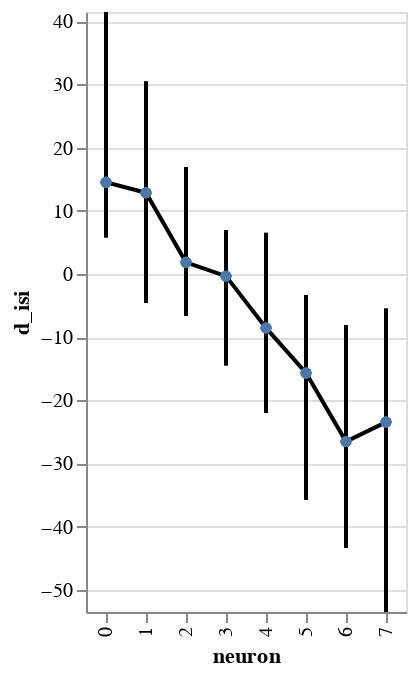

Notebook source saved alongside this figure:
### Code cell
chart_p = visualization.plot_posterior(df=df_both, title=f'd_{y}', x='neuron', )
chart_p

### Figure 1 — Vega-Lite specification as saved in the notebook (floating-point values rounded to 4 significant figures)
{"config": {"view": {"continuousWidth": 400, "continuousHeight": 300}}, "layer": [{"mark": {"type": "rule", "size": 2}, "encoding": {"x": {"type": "ordinal", "field": "neuron"}, "y": {"type": "quantitative", "axis": {"orient": "left", "title": ""}, "field": "lower interval", "scale": {"domain": [-53.53, 41.45], "zero": true}}, "y2": {"field": "higher interval"}}}, {"mark": {"type": "line", "clip": true, "color": "black", "fill": null, "point": true}, "encoding": {"x": {"type": "ordinal", "field": "neuron"}, "y": {"type": "quantitative", "axis": {"orient": "left"}, "field": "center interval", "scale": {"domain": [-53.53, 41.45], "zero": true}, "title": "d_isi"}}}], "data": {"name": "data-2f7eca2fef27ec4db69fe7f273c5bfe3"}, "$schema": "https://vega.github.io/schema/vega-lite/v4.8.1.json", "datasets": {"data-2f7eca2fef27ec4db69fe7f273c5bfe3": [{"neuron": 0, "mouse_code": 0, "lower interval": 5.788, "higher interval": 41.45, "center interval": 14.5, "isi diff": -0.01434}, {"neuron": 0, "mouse_code": 1, "lower interval": 5.788, "higher interval": 41.45, "center interval": 14.5, "isi diff": -0.008906}, {"neuron": 0, "mouse_code": 2, "lower interval": 5.788, "higher interval": 41.45, "center interval": 14.5, "isi diff": -0.03439}, {"neuron": 0, "mouse_code": 3, "lower interval": 5.788, "higher interval": 41.45, "center interval": 14.5, "isi diff": -0.003075}, {"neuron": 1, "mouse_code": 0, "lower interval": -4.588, "higher interval": 30.43, "center interval": 12.83, "isi diff": -0.0009039}, {"neuron": 1, "mouse_code": 1, "lower interval": -4.588, "higher interval": 30.43, "center interval": 12.83, "isi diff": -0.008726}, {"neuron": 1, "mouse_code": 2, "lower interval": -4.588, "higher interval": 30.43, "center interval": 12.83, "isi diff": -0.02245}, {"neuron": 1, "mouse_code": 3, "lower interval": -4.588, "higher interval": 30.43, "center interval": 12.83, "isi diff": -0.01294}, {"neuron": 2, "mouse_code": 0, "lower interval": -6.633, "higher interval": 16.89, "center interval": 1.829, "isi diff": -0.002377}, {"neuron": 2, "mouse_code": 1, "lower interval": -6.633, "higher interval": 16.89, "center interval": 1.829, "isi diff": -0.005}, {"neuron": 2, "mouse_code": 2, "lower interval": -6.633, "higher interval": 16.89, "center interval": 1.829, "isi diff": -0.01139}, {"neuron": 2, "mouse_code": 3, "lower interval": -6.633, "higher interval": 16.89, "center interval": 1.829, "isi diff": -0.0008194}, {"neuron": 3, "mouse_code": 0, "lower interval": -14.47, "higher interval": 6.915, "center interval": -0.3611, "isi diff": 0.001793}, {"neuron": 3, "mouse_code": 1, "lower interval": -14.47, "higher interval": 6.915, "center interval": -0.3611, "isi diff": -0.008779}, {"neuron": 3, "mouse_code": 2, "lower interval": -14.47, "higher interval": 6.915, "center interval": -0.3611, "isi diff": -0.005276}, {"neuron": 3, "mouse_code": 3, "lower interval": -14.47, "higher interval": 6.915, "center interval": -0.3611, "isi diff": -0.006482}, {"neuron": 4, "mouse_code": 0, "lower interval": -22.01, "higher interval": 6.482, "center interval": -8.564, "isi diff": -0.0002639}, {"neuron": 4, "mouse_code": 1, "lower interval": -22.01, "higher interval": 6.482, "center interval": -8.564, "isi diff": 0.002989}, {"neuron": 4, "mouse_code": 2, "lower interval": -22.01, "higher interval": 6.482, "center interval": -8.564, "isi diff": -0.003935}, {"neuron": 4, "mouse_code": 3, "lower interval": -22.01, "higher interval": 6.482, "center interval": -8.564, "isi diff": -0.00169}, {"neuron": 5, "mouse_code": 0, "lower interval": -35.72, "higher interval": -3.39, "center interval": -15.7, "isi diff": -0.00303}, {"neuron": 5, "mouse_code": 1, "lower interval": -35.72, "higher interval": -3.39, "center interval": -15.7, "isi diff": -0.0005693}, {"neuron": 5, "mouse_code": 2, "lower interval": -35.72, "higher interval": -3.39, "center interval": -15.7, "isi diff": 0.000133}, {"neuron": 5, "mouse_code": 3, "lower interval": -35.72, "higher interval": -3.39, "center interval": -15.7, "isi diff": -0.005462}, {"neuron": 6, "mouse_code": 0, "lower interval": -43.38, "higher interval": -8.148, "center interval": -26.56, "isi diff": -0.001387}, {"neuron": 6, "mouse_code": 1, "lower interval": -43.38, "higher interval": -8.148, "center interval": -26.56, "isi diff": -0.001013}, {"neuron": 6, "mouse_code": 2, "lower interval": -43.38, "higher interval": -8.148, "center interval": -26.56, "isi diff": 0.001187}, {"neuron": 6, "mouse_code": 3, "lower interval": -43.38, "higher interval": -8.148, "center interval": -26.56, "isi diff": -0.001174}, {"neuron": 7, "mouse_code": 0, "lower interval": -53.53, "higher interval": -5.515, "center interval": -23.47, "isi diff": 0.001264}, {"neuron": 7, "mouse_code": 1, "lower interval": -53.53, "higher interval": -5.515, "center interval": -23.47, "isi diff": -0.0002338}, {"neuron": 7, "mouse_code": 2, "lower interval": -53.53, "higher interval": -5.515, "center interval": -23.47, "isi diff": -0.0002053}, {"neuron": 7, "mouse_code": 3, "lower interval": -53.53, "higher interval": -5.515, "center interval": -23.47, "isi diff": -0.001058}]}}
